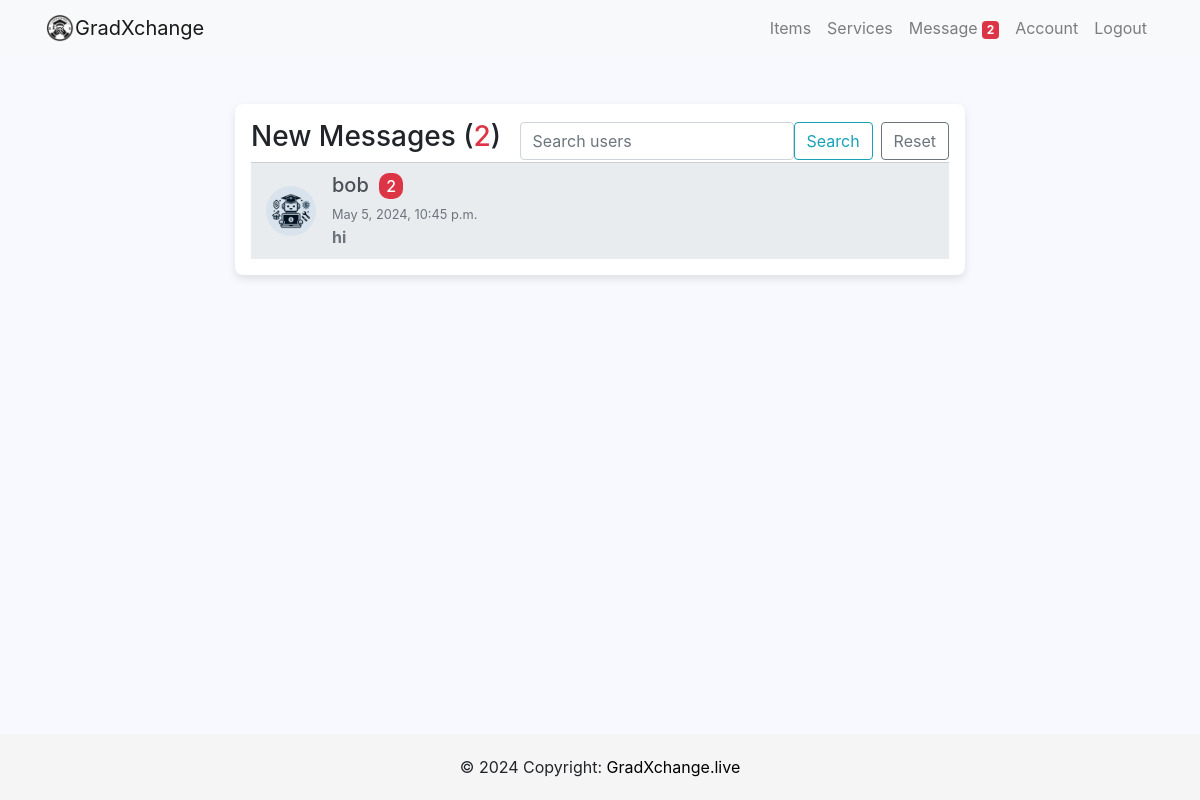
The page /inbox/ (signed in) on the database its author committed.
### users/models.py (models this page shows, shortened)
class Profile(models.Model):
    user = models.OneToOneField(User, on_delete=models.CASCADE)
    image = models.ImageField(default='profilepic.jpg', upload_to='profile_picture')
    location =models.CharField(max_length=100)
    about_me = models.CharField(max_length=200, null=True, blank=True)
    phone_regex = RegexValidator(
        regex=r'^\+?60?\d{9,10}$',
        message="Phone number must be entered in the format: '+60123456789'. With country code +60 and up to 10 digits allowed."
    )
    phone = models.CharField(validators=[phone_regex], max_length=17, blank=True)  # Optional: adjust max_length as needed
    whatsapp_regex = RegexValidator(
        regex=r'^\+?60?\d{9,10}$',
        message="Whatsapp number must be entered in the format: '+60123456789'. With country code +60 and up to 10 digits allowed."
    )
    whatsapp = models.CharField(validators=[whatsapp_regex], max_length=17, blank=True)

class Message(models.Model):
    sender = models.ForeignKey(Profile, on_delete=models.SET_NULL, null=True, blank=True, related_name='sent_messages')
    recipient = models.ForeignKey(Profile, on_delete=models.SET_NULL, null=True, blank=True, related_name='received_messages')
    text = models.TextField()
    is_read = models.BooleanField(default=False, null=True)
    created = models.DateTimeField(auto_now_add=True)
    id = models.UUIDField(default=uuid.uuid4, unique=True, primary_key=True)
    conversation_id = models.UUIDField(default=uuid.uuid4, editable=True)
    class Meta:
        ordering = ['is_read', '-created']

### users/views.py (the view)
# urls.py: path('inbox/', user_views.inbox, name='inbox'),
@login_required
def inbox(request):
    profile = request.user.profile
    search_query = request.GET.get('search', '')
    other_users = Profile.objects.filter(
        Q(sent_messages__recipient=profile) | Q(received_messages__sender=profile)
    ).distinct().exclude(id=profile.id)
    if search_query:
        other_users = other_users.filter(user__username__icontains=search_query)
    conversations = []
    for user in other_users:
        try:
            last_message = Message.objects.filter(
                Q(sender=profile, recipient=user) | Q(sender=user, recipient=profile)
            ).latest('created')
            unread_count = Message.objects.filter(
                sender=user, recipient=profile, is_read=False
            ).count()
            conversations.append({
                'other_party': user,
                'last_message': last_message,
                'unread_count': unread_count  # Number of unread messages from this user
            })
        except Message.DoesNotExist:
            conversations.append({
                'other_party': user,
                'last_message': None,
                'unread_count': 0  # No messages to be unread
            })
    total_unread_count = sum(c['unread_count'] for c in conversations)
    context = {
        'conversations': conversations,
        'unreadCount': total_unread_count,  # Total unread messages across all conversations
        'search_query': search_query
    }
    return render(request, 'users/inbox.html', context)

### users/context_processors.py (called while the page is built)
def unread_message_count(request):
    if request.user.is_authenticated:
        count = Message.objects.filter(recipient=request.user.profile, is_read=False).count()
        return {'unread_message_count': count}
    return {}

### users/templates/users/inbox.html (shortened to what this page needs)
{% extends 'users/base.html' %}
{% block body %}
<section>
    <div class="container py-5">
        <div class="row d-flex justify-content-center">
            <div class="col-md-10 col-lg-8">
                <div class="inbox-container p-3">
                    <div class="d-flex justify-content-between align-items-center inbox__header">
                        <h3 class="inbox__title">New Messages (<span class="text-danger">{{ unreadCount }}</span>)</h3>
                        <form action="{% url 'inbox' %}" method="get" class="d-flex">
                            <input class="form-control search-box" type="search" placeholder="Search users"
                                aria-label="Search" name="search" value="{{ search_query }}">
                            <button class="btn btn-outline-info" type="submit">Search</button>
                            <a href="{% url 'inbox' %}" class="btn btn-outline-secondary ml-2">Reset</a>
                        </form>
                    </div>
                    <ul class="list-group list-group-flush">
                        {% for conversation in conversations|dictsortreversed:"last_message.created" %}
                        <a href="{% url 'chat' profile_id=conversation.other_party.id %}"
                            class="text-decoration-none text-dark">
                            <li
                                class="list-group-item list-group-item-action
                                {% if conversation.unread_count > 0 %}unread-highlight{% else %}read-highlight{% endif %}">
                                <div class="d-flex align-items-center">
                                    <img src="{{ conversation.other_party.image.url }}"
                                        alt="{{ conversation.other_party.user.username }}" class="rounded-circle mr-3"
                                        style="width: 50px; height: 50px;">
                                    <div class="message-details">
                                        <h5 class="mb-1">{{ conversation.other_party.user.username }}
                                            {% if conversation.unread_count > 0 %}
                                            <span class="badge-unread">{{ conversation.unread_count }}</span>
                                            {% endif %}
                                        </h5>
                                        <small
                                            class="message__date text-muted">{{conversation.last_message.created}}</small>
                                        <p class="message__subject text-muted">
                                            {{conversation.last_message.text|truncatechars:50 }}</p>
                                    </div>
                                </div>
                            </li>
                        </a>
                        {% endfor %}
                    </ul>
                </div>
            </div>
        </div>
    </div>
</section>
{% endblock %}

### static/css/style.css (style rules this page uses)
html, body { height: 100%; margin: 0; padding: 0; }
body { display: flex; flex-direction: column; }

### users/templates/users/inbox.html (style rules this page uses)
body { background-color: #f8f8ff; }
.inbox-container { background-color: #ffffff; box-shadow: 0 4px 8px rgba(0, 0, 0, 0.1); border-radius: 8px; overflow: hidden; }
.list-group-item { border-radius: 15px; margin-bottom: 20px; transition: transform 0.2s, box-shadow 0.2s; cursor: pointer; display: flex; align-items: center; justify-content: space-between; border-left: 4px solid transparent; background-color: #e9ecef; padding: 10px 15px; }
.unread-highlight { border-left-color: #007bff; font-weight: bold; }
.badge-unread { background-color: #dc3545; color: #ffffff; padding: 3px 7px; border-radius: 10px; font-size: 0.8em; margin-left: 5px; }
.message-details { flex-grow: 1; }
.message__subject { margin: 0; }
.list-group-flush { max-height: 700px; overflow-y: auto; }

### rows shown on the page
Profile: other_party.image (picture), other_party.user.username "bob", unread_count "2", last_message.created "May 5, 2024, 10:45 p.m.", last_message.text "hi"

### other values the page prints
{{ unread_message_count }} "2"
{{ unreadCount }} "2"
